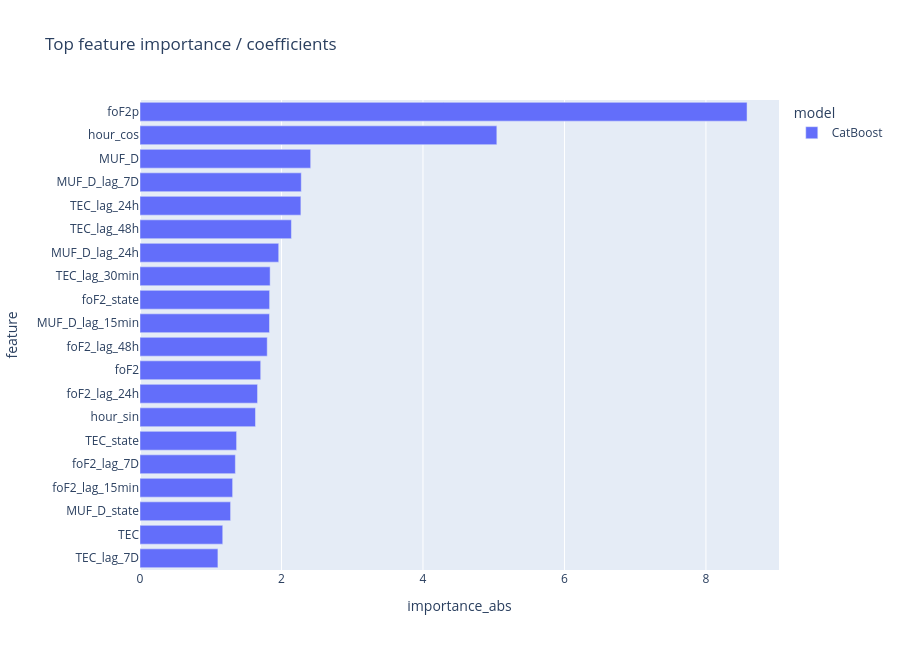

The code cell stored with this chart in its notebook:
### Markdown cell above
## Важность признаков

### Code cell
# Выполнение расчетного шага и вывод промежуточного результата.
if not fi.empty:
    top_features = (
        fi.groupby(['model','feature'], dropna=False)['importance_abs']
        .mean()
        .reset_index()
        .sort_values('importance_abs', ascending=False)
        .head(TOP_N)
    )
    display(top_features)
    fig = px.bar(top_features.sort_values('importance_abs'), x='importance_abs', y='feature', color='model', orientation='h', title='Top feature importance / coefficients', height=650)
    fig.show()
else:
    print('feature_importance пустой')

### Figure 1 — Plotly figure (JSON) as saved in the notebook; plotly's stock layout.template omitted (floating-point values rounded to 4 significant figures)
{"data": [{"hovertemplate": "model=CatBoost<br>importance_abs=%{x}<br>feature=%{y}<extra></extra>", "legendgroup": "CatBoost", "marker": {"color": "#636efa", "pattern": {"shape": ""}}, "name": "CatBoost", "orientation": "h", "showlegend": true, "textposition": "auto", "type": "bar", "x": [1.101, 1.17, 1.281, 1.309, 1.348, 1.365, 1.633, 1.661, 1.706, 1.798, 1.83, 1.832, 1.84, 1.961, 2.14, 2.274, 2.28, 2.413, 5.044, 8.581], "xaxis": "x", "y": ["TEC_lag_7D", "TEC", "MUF_D_state", "foF2_lag_15min", "foF2_lag_7D", "TEC_state", "hour_sin", "foF2_lag_24h", "foF2", "foF2_lag_48h", "MUF_D_lag_15min", "foF2_state", "TEC_lag_30min", "MUF_D_lag_24h", "TEC_lag_48h", "TEC_lag_24h", "MUF_D_lag_7D", "MUF_D", "hour_cos", "foF2p"], "yaxis": "y"}], "layout": {"barmode": "relative", "height": 650, "legend": {"title": {"text": "model"}, "tracegroupgap": 0}, "title": {"text": "Top feature importance / coefficients"}, "xaxis": {"anchor": "y", "domain": [0.0, 1.0], "title": {"text": "importance_abs"}}, "yaxis": {"anchor": "x", "domain": [0.0, 1.0], "title": {"text": "feature"}}}}
